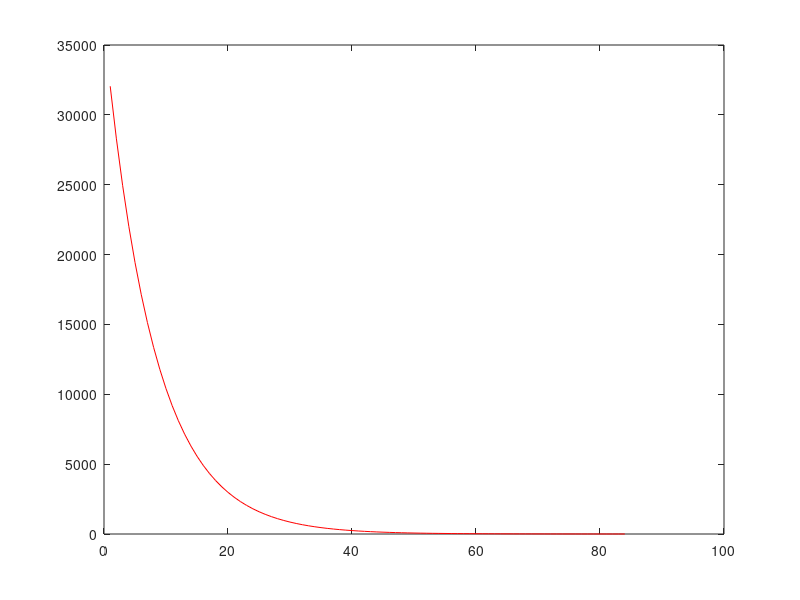
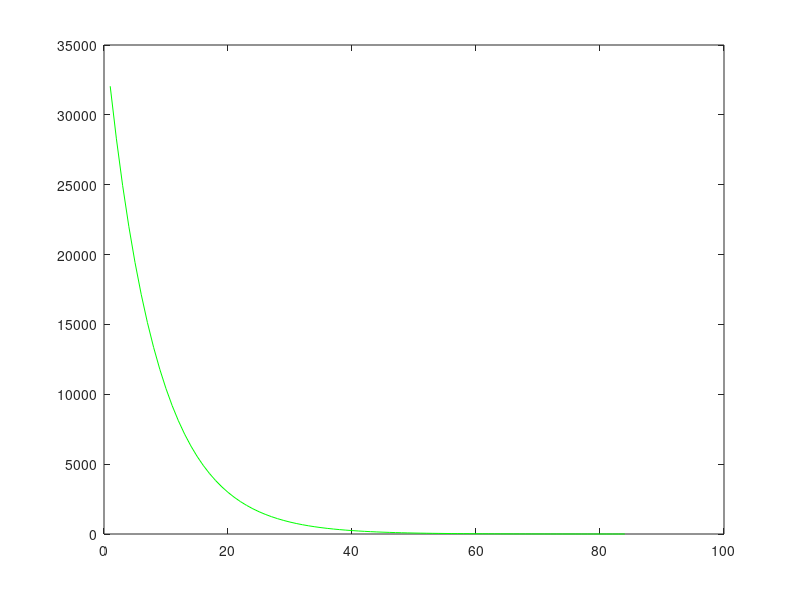

Recreate these plots in MATLAB, in order.
x = 0:0.125:16;
y = exp(-x);
y_enlarge = y./y(end);
high = y_enlarge(1:84);
high = high./high(end);
high_round = round(high);

high_end = y_enlarge(1)/(2^15);
high_norm = high./high_end;

low = y_enlarge(46:end);
low_norm = low;
low_round = round(low_norm);
figure(1),plot(low_round,'color',[1 0 0]);
figure(2),plot(high_round,'color',[0 1 0]);